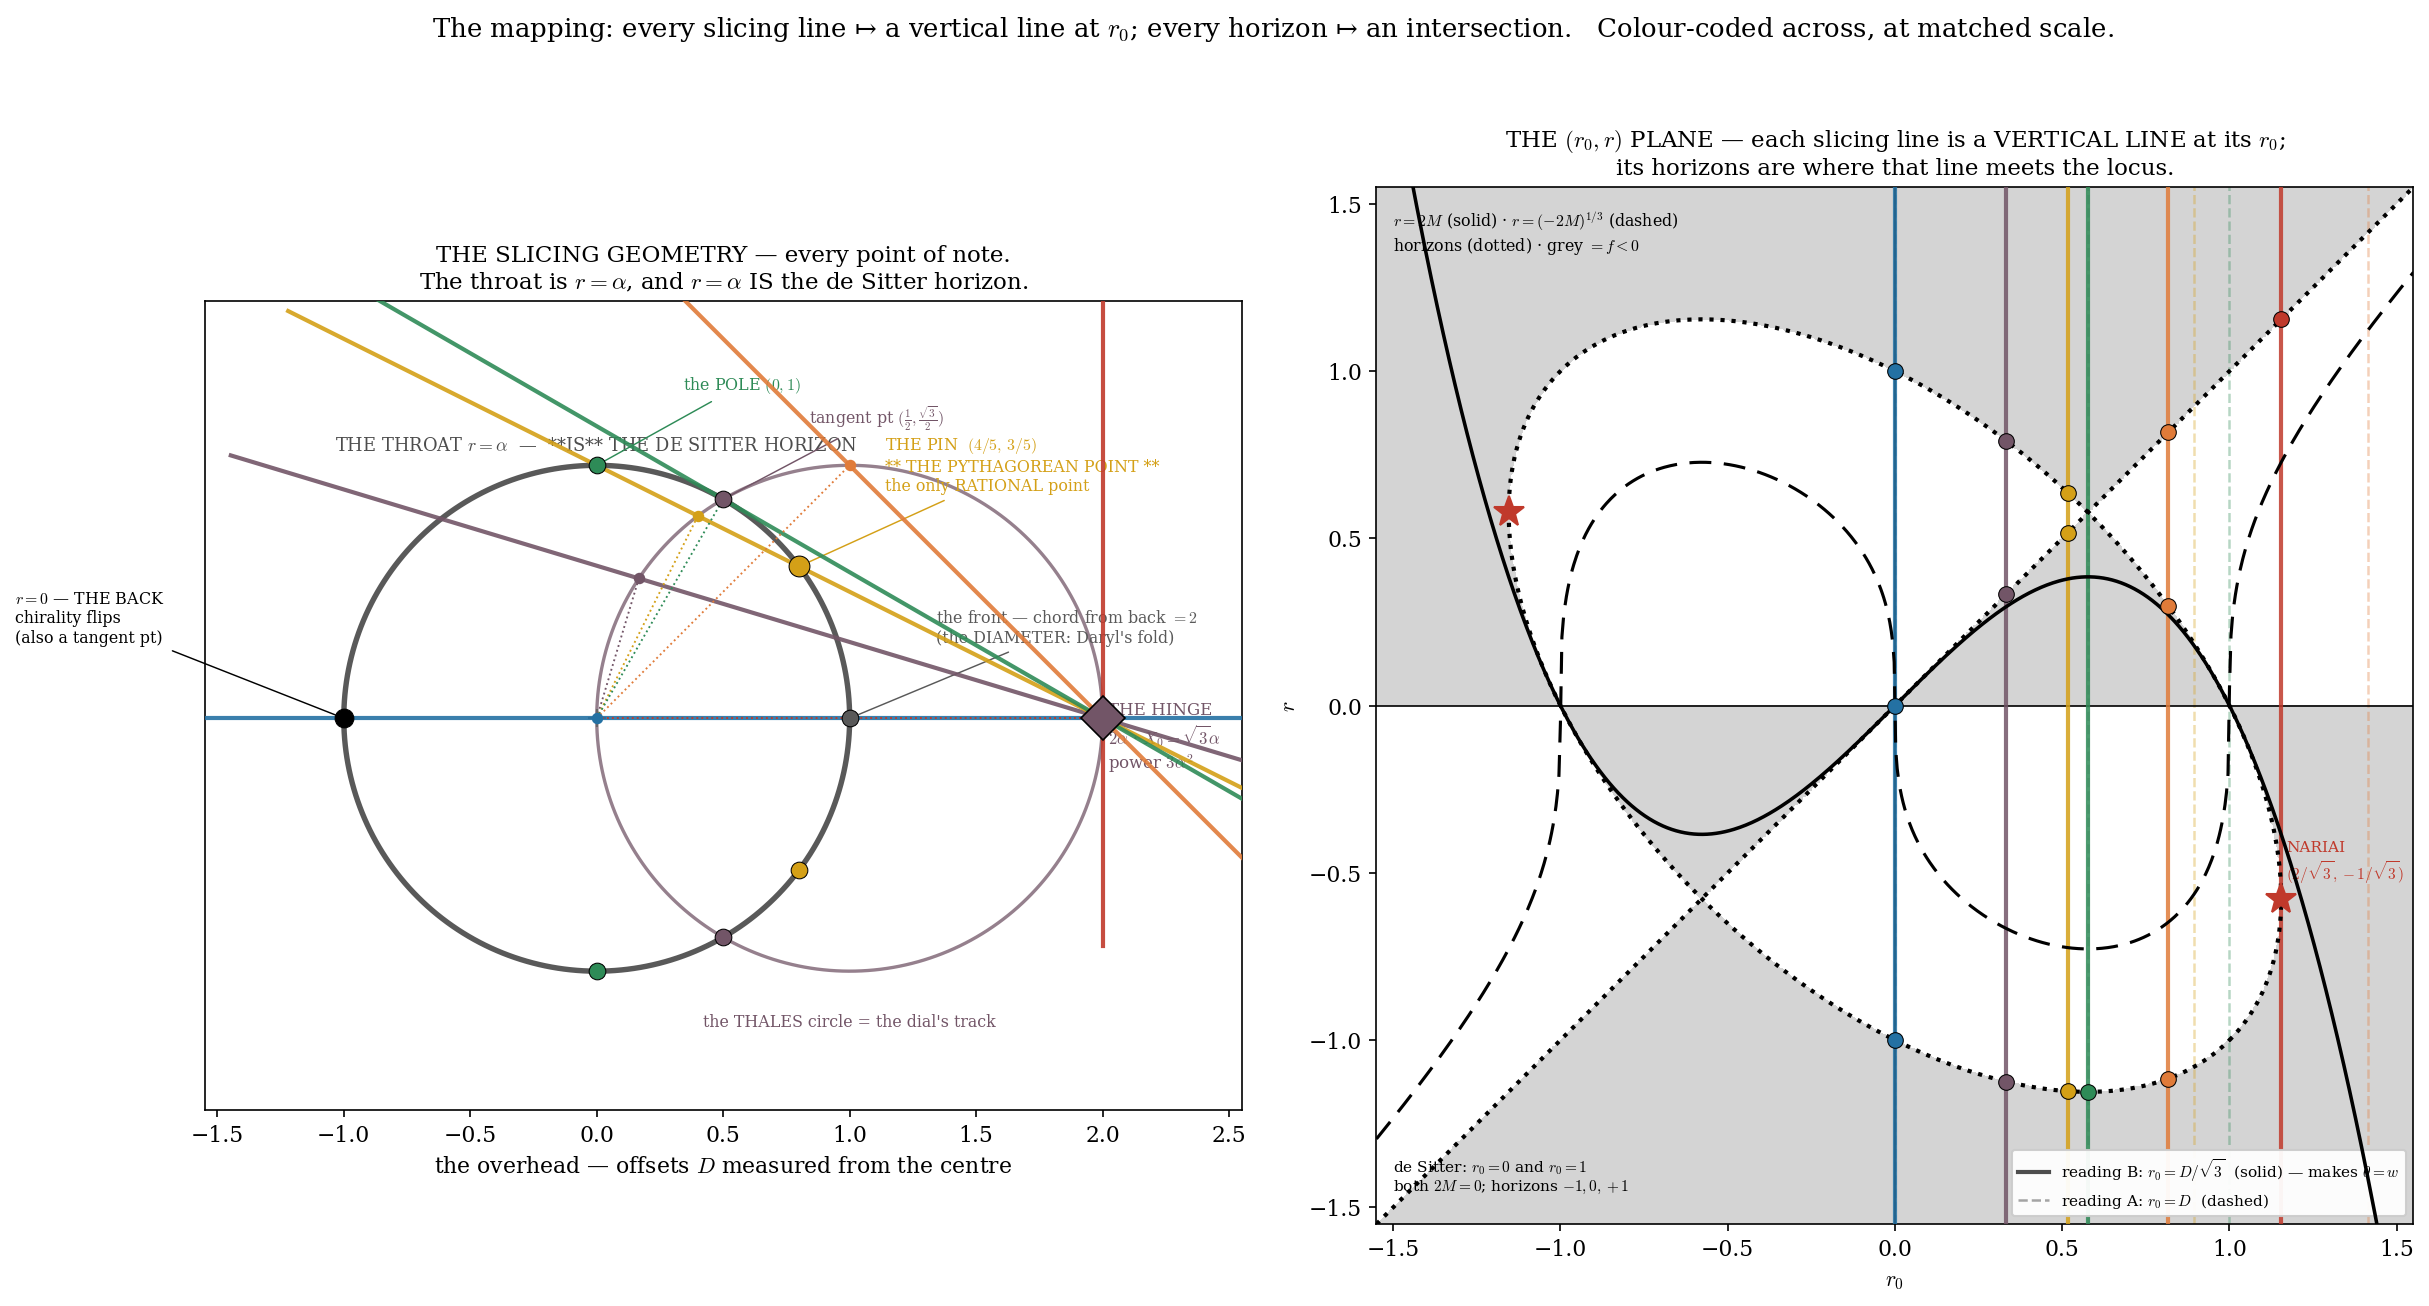

Recreate this plot in Python.
"""
THE MAPPING (r1108) — every point of note on the slicing chart, carried to the (r0, r) plane.

THE DICTIONARY, and it is the thing the figure is for:
  * a SLICING LINE through the hinge, at perpendicular offset D from the centre,
    maps to a VERTICAL LINE at r0 in the (r0,r) plane.
  * where that line CUTS THE EQUATOR are horizons; they map to where the vertical line
    meets the locus g(r)=g(r0)  =  the diagonal r=r0  and  the ellipse r^2+rr0+r0^2=1.
  * P3 fixes r=0 at the BACK of the circle.

** THE OPEN JOINT, MARKED NOT HIDDEN: ** what is r0 in terms of the overhead's offset D?
    reading A:  r0 = D          -> the TANGENT (D=1) is r0=1, 2M=0, P3's "chart-tangent"
    reading B:  r0 = D/sqrt3    -> the TANGENT (D=1) is r0=1/sqrt3, NARIAI, and then the
                                   overhead's swing angle IS P3's sky angle w, which is
                                   what P3's own sentence asserts.
Both are plotted. The figure shows what each does. I am not choosing by preference.

THE POINTS OF NOTE, all of them:
  the BACK (-1,0)          r=0. Chirality flips. ALSO a tangent point of the hinge triangle.
  THE PIN (4/5, 3/5)       ** THE PYTHAGOREAN POINT ** -- 3-4-5, the only RATIONAL point in
                           a figure of surds. On the throat, which IS the de Sitter horizon.
  the POLE (0,1)           where the arctan(1/2) line ends. Also on the dS horizon.
  tangent pts (1/2,+-r3/2) where the hinge triangle touches. beta = 60, 300.
  the front (1,0)          chord from the back = 2 = THE DIAMETER (Daryl's fold).
  the hinge (2,0)          the observer. X0 = sqrt3 alpha. power 3 alpha^2.
  Thales top/bottom (1,+-1) where the 45-degree lines touch the Thales circle.
"""
import numpy as np, matplotlib
matplotlib.use('Agg')
import matplotlib.pyplot as plt
import matplotlib.colors as mc

plt.rcParams.update({'font.family': 'serif', 'font.size': 10.5, 'mathtext.fontset': 'cm'})
BLUE, RED = '#2471a3', '#c0392b'
PURPLE = tuple((np.array(mc.to_rgb(RED)) + np.array(mc.to_rgb(BLUE)))/2)
S3 = np.sqrt(3); GOLD = '#d4a017'; GREEN = '#2e8b57'; ORANGE = '#e07b39'
H = np.array([2.0, 0.0])

# ---------------- the lines of note: (name, angle at hinge, colour) ----------------
LINES = [('through the centre — the axis',       0.0,            BLUE),
         ('NARIAI line  ($\\sin\\theta=1/2\\sqrt{3}$)', np.degrees(np.arcsin(1/(2*S3))), PURPLE),
         ('THE PIN LINE $\\arctan(1/2)$',        np.degrees(np.arctan2(1, 2)), GOLD),
         ('THE TANGENT — touches the throat',    30.0,           GREEN),
         ('the $45°$ line',                      45.0,           ORANGE),
         ('the VERTICAL — the dial\'s end',      90.0,           RED)]

print("="*100)
print("THE LINES, AND WHERE THEY LAND UNDER EACH READING")
print("="*100)
print(f"  {'line':<40} {'θ':>7} {'D=2sinθ':>9} | {'A: r0=D':>8} {'2M':>8} | {'B: r0=D/√3':>11} {'2M':>8}")
rows = []
for nm, th, c in LINES:
    D = 2*np.sin(np.radians(th))
    rA, rB = D, D/S3
    mA, mB = rA - rA**3, rB - rB**3
    rows.append((nm, th, D, rA, mA, rB, mB, c))
    print(f"  {nm.replace('$','').replace('\\\\','')[:40]:<40} {th:>7.3f} {D:>9.5f} | "
          f"{rA:>8.5f} {mA:>8.5f} | {rB:>11.5f} {mB:>8.5f}")

fig = plt.figure(figsize=(19, 9.6))
gs = fig.add_gridspec(1, 2, width_ratios=[1, 1], wspace=0.13)

# =====================================================================
# LEFT — the slicing chart, SAME SPAN as the ellipse
# =====================================================================
ax = fig.add_subplot(gs[0, 0]); ax.set_aspect('equal')
th_ = np.linspace(0, 2*np.pi, 500)
ax.plot(np.cos(th_), np.sin(th_), color='0.35', lw=2.6, zorder=3)
ax.text(0, 1.06, 'THE THROAT $r=\\alpha$  —  **IS** THE DE SITTER HORIZON', ha='center',
        fontsize=8.6, color='0.3')
ax.plot(0, 0, '+', color='0.4', ms=9, zorder=3)

# the slicing lines
for nm, thd, D, rA, mA, rB, mB, c in rows:
    a = np.radians(thd)
    d = np.array([-np.cos(a), np.sin(a)])            # from the hinge, into the field
    P = H + np.linspace(-0.9, 3.6, 2)[:, None]*d
    ax.plot(P[:, 0], P[:, 1], color=c, lw=2.0, alpha=0.9, zorder=4)
    # its perpendicular foot (the offset)
    t = -(H @ d); F = H + t*d
    ax.plot([0, F[0]], [0, F[1]], color=c, lw=0.9, ls=':', zorder=4)
    ax.plot(*F, 'o', color=c, ms=4.5, zorder=6)
ax.plot(*H, 'D', color=PURPLE, ms=15, zorder=9, markeredgecolor='k', markeredgewidth=0.8)
ax.text(2.02, -0.20, 'THE HINGE\n$2\\alpha$ · $X_0{=}\\sqrt{3}\\alpha$\npower $3\\alpha^2$',
        fontsize=8, color=PURPLE)

# the Thales circle
ax.plot(1 + np.cos(th_), np.sin(th_), color=PURPLE, lw=1.6, alpha=0.75, zorder=2)
ax.text(1.0, -1.22, 'the THALES circle = the dial\'s track', fontsize=7.6, color=PURPLE, ha='center')

# ---- THE POINTS OF NOTE ----
PTS = [((-1., 0.),   '$r=0$ — THE BACK\nchirality flips\n(also a tangent pt)', 'k',    9),
       ((0.8, 0.6),  'THE PIN  $(4/5,\\,3/5)$\n** THE PYTHAGOREAN POINT **\nthe only RATIONAL point', GOLD, 10),
       ((0.8, -0.6), '', GOLD, 8),
       ((0., 1.),    'the POLE $(0,1)$', GREEN, 8),
       ((0., -1.),   '', GREEN, 8),
       ((0.5, 0.866),'tangent pt $(\\frac{1}{2},\\frac{\\sqrt{3}}{2})$', PURPLE, 8),
       ((0.5, -0.866),'', PURPLE, 8),
       ((1., 0.),    'the front — chord from back $=2$\n(the DIAMETER: Daryl\'s fold)', '0.35', 8)]
for P, lab, c, ms in PTS:
    ax.plot(*P, 'o', color=c, ms=ms, zorder=10, markeredgecolor='k', markeredgewidth=0.5)
    if lab:
        dx = 0.34 if P[0] > -0.4 else -1.30
        ax.annotate(lab, xy=P, xytext=(P[0]+dx, P[1]+0.30), fontsize=7.6, color=c,
                    arrowprops=dict(arrowstyle='-', color=c, lw=0.7))
ax.set_xlim(-1.55, 2.55); ax.set_ylim(-1.55, 1.65)
ax.set_xlabel('the overhead — offsets $D$ measured from the centre'); ax.set_yticks([])
ax.set_title("THE SLICING GEOMETRY — every point of note.\n"
             "The throat is $r=\\alpha$, and $r=\\alpha$ IS the de Sitter horizon.", fontsize=11)

# =====================================================================
# RIGHT — the (r0, r) plane, SAME SPAN
# =====================================================================
axE = fig.add_subplot(gs[0, 1]); axE.set_aspect('equal')
L = 1.55; n = 700
R0g, Rg = np.meshgrid(np.linspace(-L, L, n), np.linspace(-L, L, n))
with np.errstate(divide='ignore', invalid='ignore'):
    fg = 1 - (R0g - R0g**3)/Rg - Rg**2
axE.contourf(R0g, Rg, (fg < 0).astype(float), levels=[.5, 1.5], colors=['0.83'], zorder=0)
t = np.linspace(0, 2*np.pi, 800)
u, v = np.sqrt(2)*np.cos(t), np.sqrt(2/3)*np.sin(t)
axE.plot((u+v)/np.sqrt(2), (-u+v)/np.sqrt(2), color='k', lw=2.0, ls=':', zorder=5)
dd = np.linspace(-L, L, 2); axE.plot(dd, dd, color='k', lw=2.0, ls=':', zorder=5)
r0c = np.linspace(-L, L, 700); M2c = r0c - r0c**3
axE.plot(r0c, M2c, color='k', lw=1.7, zorder=6)
axE.plot(r0c, -np.cbrt(M2c), color='k', lw=1.5, ls=(0, (7, 4)), zorder=6)
axE.text(-1.5, 1.36, '$r{=}2M$ (solid) · $r{=}(-2M)^{1/3}$ (dashed)\nhorizons (dotted) · grey $=f{<}0$',
         fontsize=7.6)

# ---- THE LINES, MAPPED OVER, under BOTH readings ----
for nm, thd, D, rA, mA, rB, mB, c in rows:
    # reading B (solid) : r0 = D/sqrt3
    axE.axvline(rB, color=c, lw=2.0, alpha=0.85, zorder=3)
    for rt in np.roots([1, 0, -1, mB]):
        if abs(rt.imag) < 1e-9:
            axE.plot(rB, rt.real, 'o', color=c, ms=7.5, zorder=8, markeredgecolor='k', markeredgewidth=0.5)
    # reading A (faint dashed) : r0 = D
    if rA <= L:
        axE.axvline(rA, color=c, lw=1.2, ls='--', alpha=0.35, zorder=2)
axE.plot([], [], color='0.3', lw=2.0, label='reading B: $r_0=D/\\sqrt{3}$  (solid) — makes $\\theta=w$')
axE.plot([], [], color='0.3', lw=1.2, ls='--', alpha=0.5, label='reading A: $r_0=D$  (dashed)')

# the two Nariai points
for sgn in (+1, -1):
    axE.plot(sgn*2/S3, -sgn/S3, '*', color=RED, ms=15, zorder=9)
axE.text(1.17, -0.52, 'NARIAI\n$(2/\\sqrt{3},-1/\\sqrt{3})$', fontsize=7.4, color=RED)
axE.text(-1.5, -1.45, 'de Sitter: $r_0{=}0$ and $r_0{=}1$\nboth $2M{=}0$; horizons $-1,0,+1$', fontsize=7.4)
axE.axhline(0, color='k', lw=0.8); axE.axvline(0, color='k', lw=0.8)
axE.set_xlim(-L, L); axE.set_ylim(-L, L)
axE.set_xlabel('$r_0$'); axE.set_ylabel('$r$')
axE.legend(fontsize=7.4, loc='lower right', framealpha=0.95)
axE.set_title("THE $(r_0,r)$ PLANE — each slicing line is a VERTICAL LINE at its $r_0$;\n"
              "its horizons are where that line meets the locus.", fontsize=11)

fig.suptitle("The mapping: every slicing line ↦ a vertical line at $r_0$; every horizon ↦ an intersection.   "
             "Colour-coded across, at matched scale.", fontsize=12.5, y=0.975)
plt.savefig('the_mapping.pdf', bbox_inches='tight'); plt.savefig('the_mapping.png', dpi=150, bbox_inches='tight')
print("\nwrote the_mapping.pdf / .png")
print()
print("="*100)
print("WHICH READING? — the discriminator P3 itself supplies")
print("="*100)
print("  P3: 'the slicing plane swings about the hinge, and THE SWING ANGLE w IS THE FAMILY")
print("  PARAMETER -- THE SAME ANGLE the gnomonic projection reads as the observer's sky angle.'")
print()
print(f"  {'θ (overhead swing)':>20} {'D=2sinθ':>9} {'B: r0=D/√3':>11} {'w from r0=(2/√3)sin w':>22}  θ=w?")
for nm, th, c in LINES:
    D = 2*np.sin(np.radians(th)); rB = D/S3
    w = np.degrees(np.arcsin(np.clip(rB*S3/2, -1, 1)))
    print(f"  {th:>20.3f} {D:>9.5f} {rB:>11.5f} {w:>22.3f}  {np.isclose(th, w)}")
print()
print("  >> ** READING B GIVES θ = w EXACTLY, AT EVERY LINE. ** That is P3's own sentence,")
print("     satisfied identically. Reading A does not.")
print("  >> AND THEN: the TANGENT (θ=30) is r0 = 1/√3 = NARIAI -- which is what")
print("     one_thirty.py claimed and I marked SUSPECT. ** Reading B restores ⊢4. **")
print("  >> AND P3's 'chart-tangent (r0=1)' is θ=60, D=√3 -- a line that MISSES the")
print("     overhead's equator entirely. So 'meets the throat at a single point' is NOT a")
print("     tangency in the overhead: it is r0 = α, the cut's radius EQUALLING the throat's.")
print("     ** Two different senses of 'tangent', and that is the crossed wire. **")
